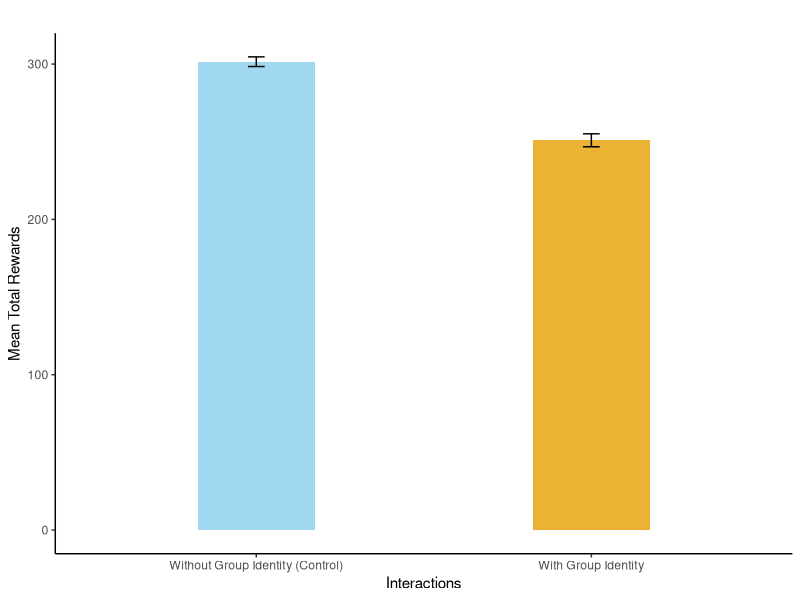
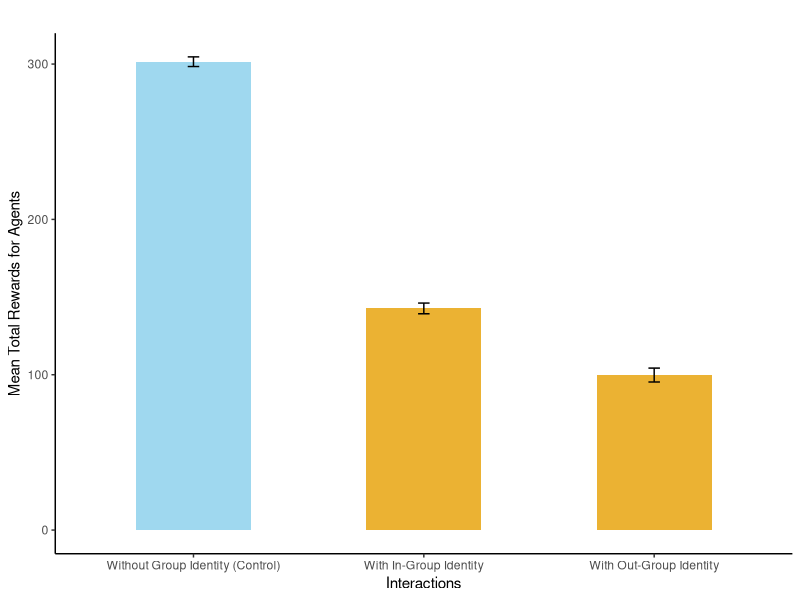
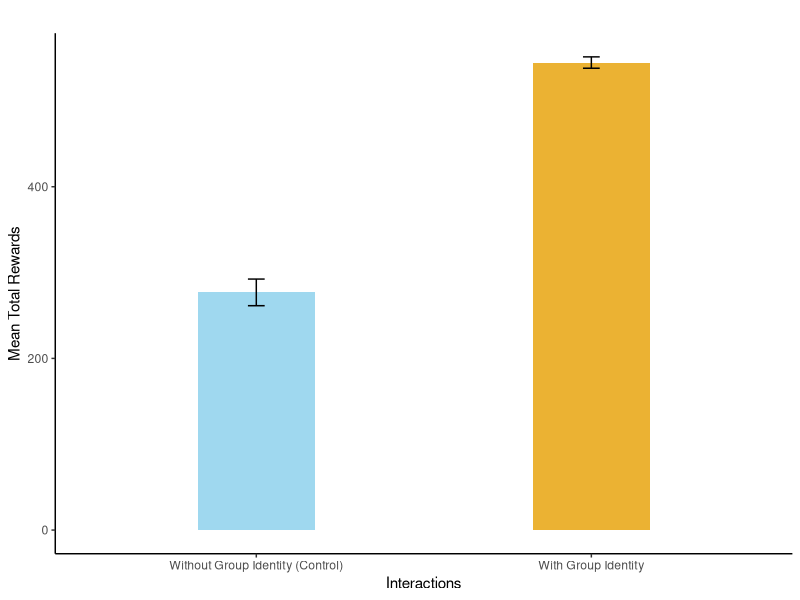
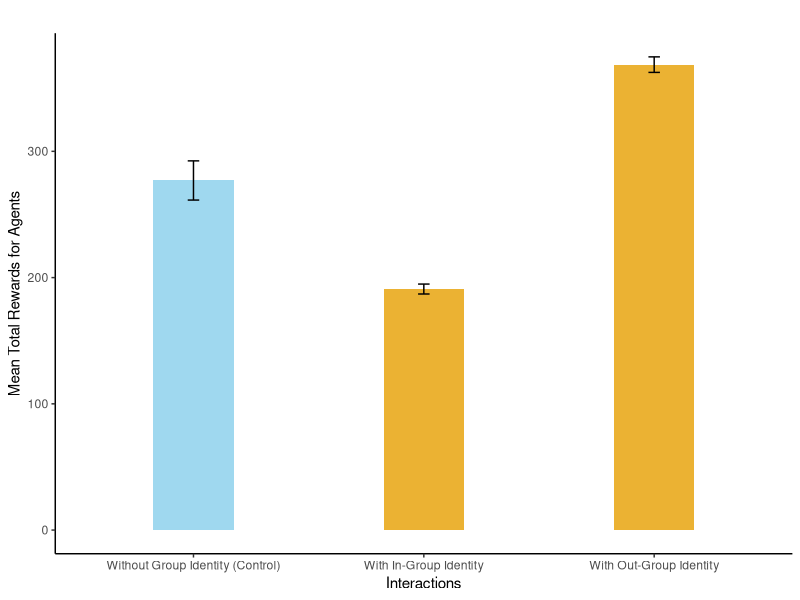

Recreate these plots in R, in order.
## ---- chunk 1
library(ggplot2)
# plot 1
mean <- c(301.53, 250.93)
  sd <- c(16.98, 22.83)
  se <- sd/sqrt(30)
  group <- c("Without Group Identity (Control)","With Group Identity")
df <- as.data.frame(cbind(group,mean,sd,se))
df$mean <- as.numeric(df$mean)
df$sd <- as.numeric(df$sd)
df$se <- as.numeric(df$se)
df$group <- factor(df$group, levels = c("Without Group Identity (Control)","With Group Identity"))

ggplot(df, aes(x = group, y = mean)) +
  geom_bar(stat = "identity", fill = c("skyblue", "#E69F00"), alpha = 0.8, width = 0.35) +
  geom_errorbar(aes(ymin = mean - se, ymax = mean + se), width = 0.05) +
  labs(
    title = "",
    x = "Interactions",
    y = "Mean Total Rewards"
  ) +
  theme_classic()

# plot 2
mean <- c(301.53, 142.7, 99.8)
  sd <- c(16.98, 18.9, 24.5)
  se <- sd/sqrt(30)
  group <- c("Without Group Identity (Control)","With In-Group Identity", "With Out-Group Identity")
df <- as.data.frame(cbind(group,mean,sd,se))
df$mean <- as.numeric(df$mean)
df$sd <- as.numeric(df$sd)
df$se <- as.numeric(df$se)
df$group <- factor(df$group, levels = c("Without Group Identity (Control)","With In-Group Identity", "With Out-Group Identity"))

ggplot(df, aes(x = group, y = mean)) +
  geom_bar(stat = "identity", fill = c("skyblue", "#E69F00", "#E69F00"), alpha = 0.8, width = 0.5) +
  geom_errorbar(aes(ymin = mean - se, ymax = mean + se), width = 0.05) +
  labs(
    title = "",
    x = "Interactions",
    y = "Mean Total Rewards for Agents")+ theme_classic() 

# plot 3
mean <- c(276.933333, 544.66667)
  sd <- c(85.037490, 36.220906)
  se <- sd/sqrt(30)
  group <- c("Without Group Identity (Control)","With Group Identity")
df <- as.data.frame(cbind(group,mean,sd,se))
df$mean <- as.numeric(df$mean)
df$sd <- as.numeric(df$sd)
df$se <- as.numeric(df$se)
df$group <- factor(df$group, levels = c("Without Group Identity (Control)","With Group Identity"))

ggplot(df, aes(x = group, y = mean)) +
  geom_bar(stat = "identity", fill = c("skyblue", "#E69F00"), alpha = 0.8, width = 0.35) +
  geom_errorbar(aes(ymin = mean - se, ymax = mean + se), width = 0.05) +
  labs(
    title = "",
    x = "Interactions",
    y = "Mean Total Rewards"
  ) +
  theme_classic()


# plot 4
mean <- c(276.933333, 190.933333, 368.666667)
  sd <- c(85.037490, 21.500495, 33.662968)
  se <- sd/sqrt(30)
  group <- c("Without Group Identity (Control)","With In-Group Identity", "With Out-Group Identity")
df <- as.data.frame(cbind(group,mean,sd,se))
df$mean <- as.numeric(df$mean)
df$sd <- as.numeric(df$sd)
df$se <- as.numeric(df$se)
df$group <- factor(df$group, levels = c("Without Group Identity (Control)","With In-Group Identity", "With Out-Group Identity"))

ggplot(df, aes(x = group, y = mean)) +
  geom_bar(stat = "identity", fill = c("skyblue", "#E69F00", "#E69F00"), alpha = 0.8, width = 0.35) +
  geom_errorbar(aes(ymin = mean - se, ymax = mean + se), width = 0.05) +
  labs(
    title = "",
    x = "Interactions",
    y = "Mean Total Rewards for Agents"
  ) + theme_classic() 
